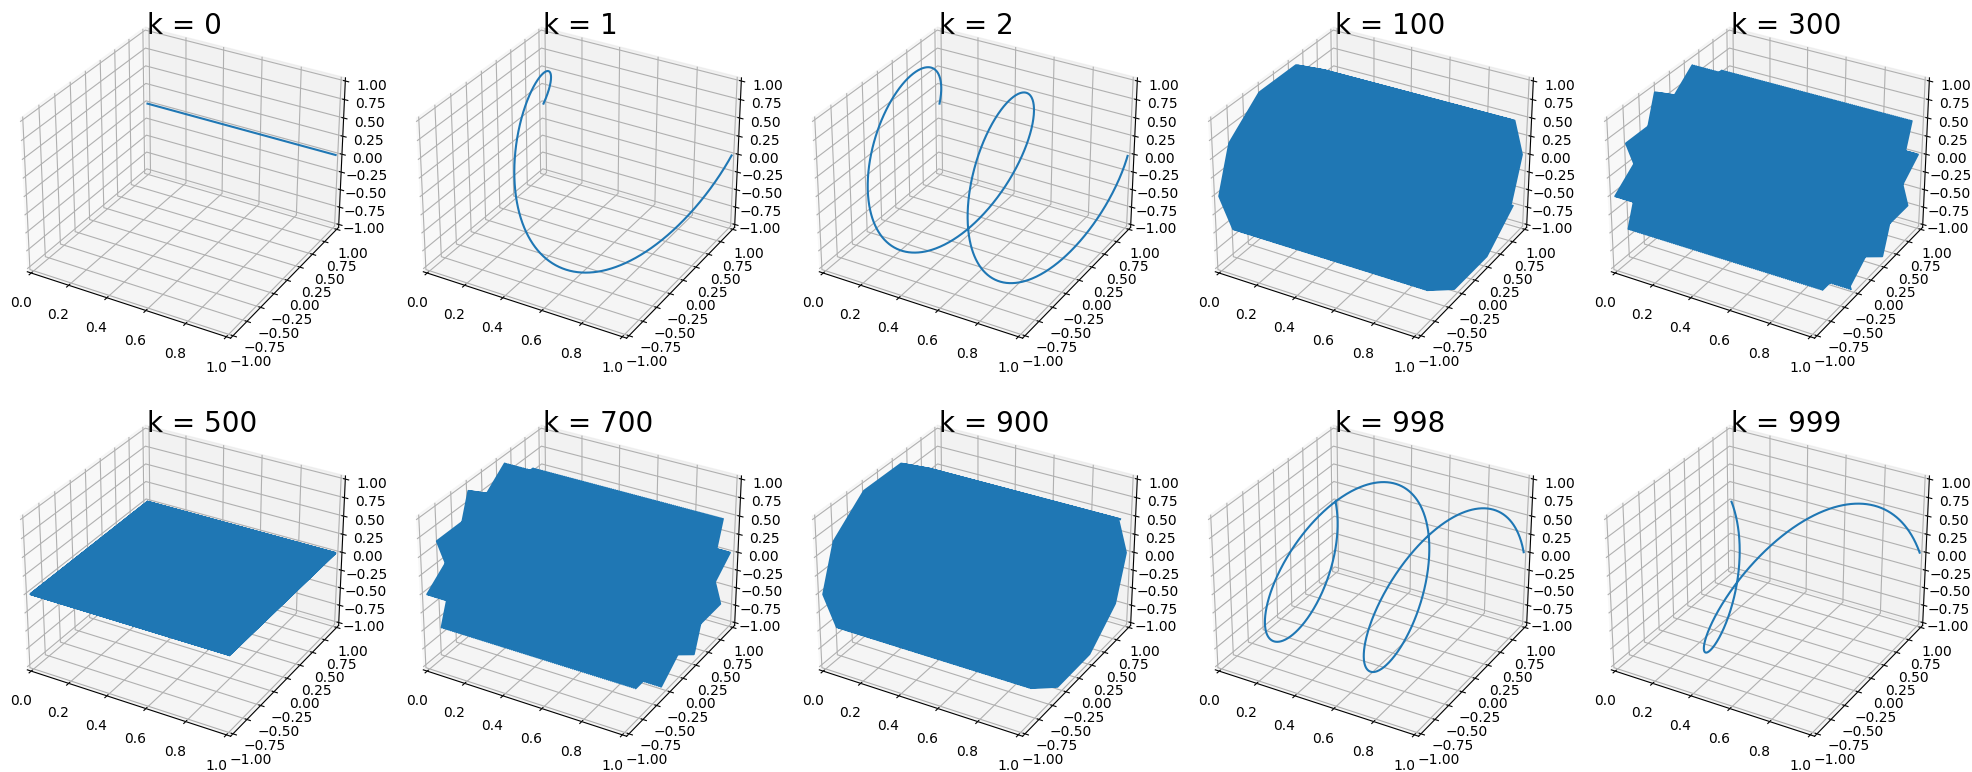

Generate this figure with Python:
from numpy import arange, exp, pi, vdot
from gram_schmidt import proj


def e(k, t): return exp(2j * pi * k * t)


def lowpass(K, t, z):
    dt = 1 / len(t)
    E_K = [e(k, t) for k in range(-K, K + 1)]
    return proj(z, E_K, inner=lambda x, y: vdot(x, y) * dt)


if __name__ == '__main__':
    import matplotlib.pyplot as plt
    from mpl_toolkits.mplot3d import Axes3D

    fig = plt.figure(figsize=(20, 8))
    t = arange(0, 1, 1 / 1000)
    for n, k  in enumerate([0, 1, 2, 100, 300, 500, 700, 900, 998, 999]):
        x = [z.real for z in e(k, t)]
        y = [z.imag for z in e(k, t)]
        #print(n, k)
        ax = fig.add_subplot(2, 5, n+1, projection="3d")
        ax.set_xlim(0, 1), ax.set_ylim(-1, 1), ax.set_zlim(-1, 1)
        ax.plot(t, x, y), ax.text(0, 1, 1, f'k = {k}', fontsize = 20)
    plt.show()
    #plt.subplots_adjust(left=0, right=0.99, bottom=0.05, top=1, hspace=0.1, wspace=0)
    #plt.savefig('fourier.png', bbox_inches='tight', pad_inches=0)
